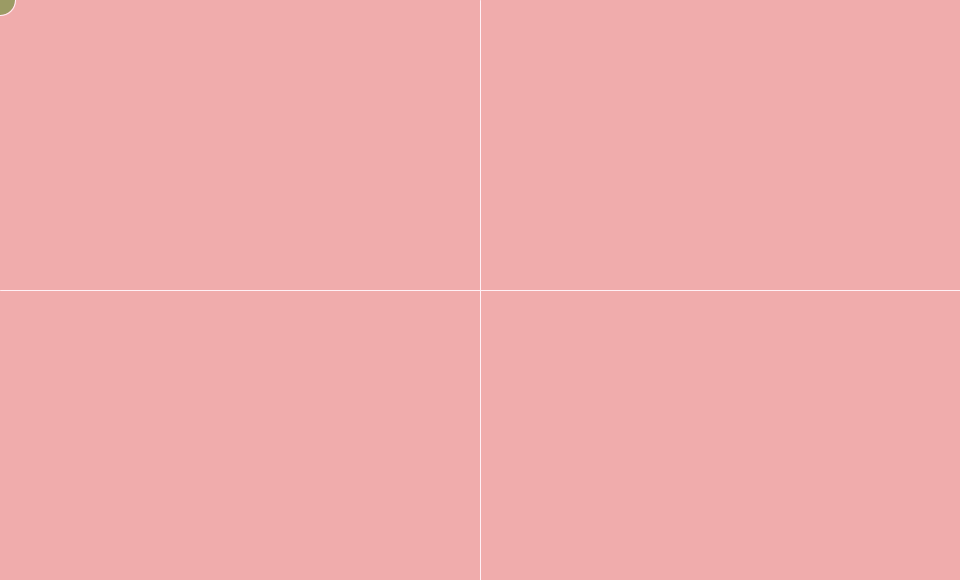
Frame 1 (no input)
Frame 60 (the mouse pressed at the canvas centre just before this capture): identical to frame 1, image omitted
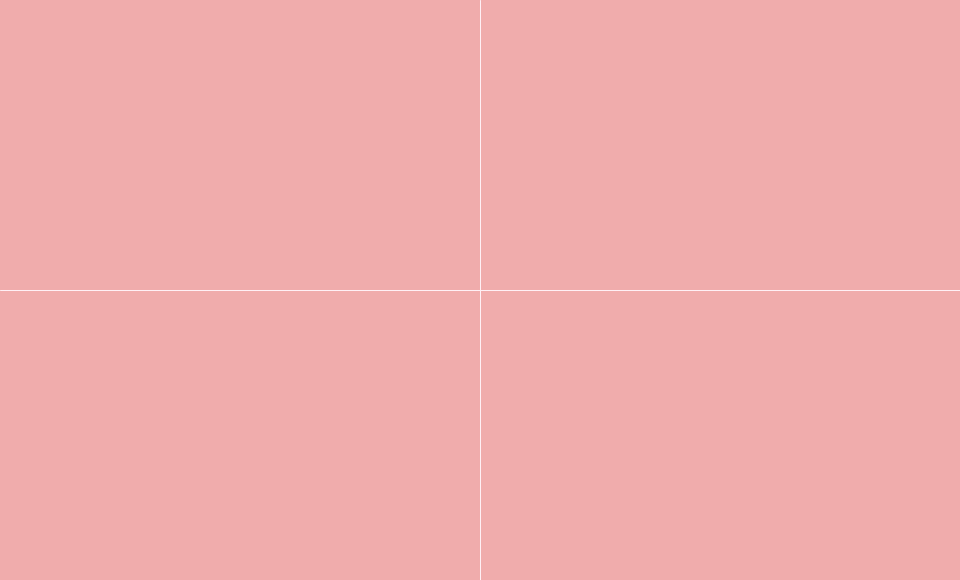
Frame 120 (the mouse held since frame 60 and released just before this capture)

The Processing sketch that drew these frames (run headless with seeded random() and noise(); from frame 60 on, the mouse is pressed at the canvas centre):

// Processing sketch: processing_186189
// ── processing_186189.pde

int line_weight = 20;
int x_height = 100;


void setup() {
  size(960, 580);
  stroke(255,240,245);
}

void draw() {
  background(240,172,172);
  
  if (mouseX > width/2) {
    if (mouseY > height/2) {
      fill(255,255,200);
      rect(mouseX, mouseY, 30, 30);    
    }
  }
  
  if (mouseX < width/2) {
    if (mouseY < height/2) {
      fill(155,155,100);
      ellipse(mouseX, mouseY, 30, 30);    
    }
  }
  
  if (mouseX < width/2) {
    if (mouseY > height/2) {
      fill(55,55,0);
      ellipse(mouseX, mouseY, 30, 30);    
    }
  }
  
  if (mouseX >width/2) {
    if (mouseY < height/2) {
      fill(155,255,10);
      noStroke();
      rect(100 , x_height , line_weight , 100);
      rect(100 , x_height , 70 , line_weight);
      rect(170 , 80 , line_weight , 120);
      rect(100 , 180 , 70 , line_weight);
  
      rect(220 , x_height , line_weight , 100);
      rect(220 , x_height , 70 , line_weight);
      rect(290 , x_height , line_weight , 80);
      rect(220 , 180 , 70 , line_weight);
  
      rect(340 , 100 , line_weight , 100);
      rect(340 , 180 , 70 , line_weight);
      rect(410 , x_height , line_weight, 130);
  
      rect(460 , x_height , line_weight , 100);
      rect(460 , x_height , 70 , line_weight);
      rect(530 , x_height , line_weight , 80);
      rect(460 , 180 , 70 , line_weight);
  
      rect(580 , x_height , line_weight , 100);
      rect(580 , x_height , 70 , line_weight);
      rect(650 , x_height , line_weight , 100);   
    }
  }
  
  
  line(width/2, 0 , width/2, height);
  line(0 , height/2, width, height/2);
  
}
